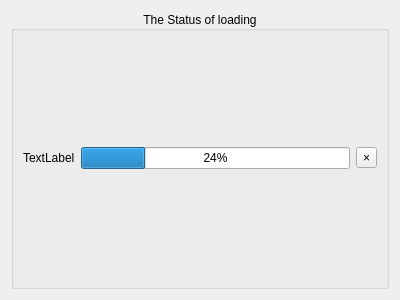
<?xml version="1.0" encoding="UTF-8"?>
<ui version="4.0">
 <class>module_loadingStatus</class>
 <widget class="QWidget" name="module_loadingStatus">
  <property name="geometry">
   <rect>
    <x>0</x>
    <y>0</y>
    <width>400</width>
    <height>300</height>
   </rect>
  </property>
  <property name="windowTitle">
   <string>Form</string>
  </property>
  <layout class="QVBoxLayout" name="verticalLayout">
   <item>
    <widget class="QGroupBox" name="groupBox">
     <property name="title">
      <string>The Status of loading</string>
     </property>
     <property name="alignment">
      <set>Qt::AlignCenter</set>
     </property>
     <layout class="QVBoxLayout" name="verticalLayout_2">
      <item>
       <layout class="QHBoxLayout" name="horizontalLayout">
        <item>
         <widget class="QLabel" name="label">
          <property name="text">
           <string>TextLabel</string>
          </property>
         </widget>
        </item>
        <item>
         <widget class="QProgressBar" name="progressBar">
          <property name="value">
           <number>24</number>
          </property>
         </widget>
        </item>
        <item>
         <widget class="QToolButton" name="toolButton">
          <property name="text">
           <string>×</string>
          </property>
         </widget>
        </item>
       </layout>
      </item>
     </layout>
    </widget>
   </item>
  </layout>
 </widget>
 <resources/>
 <connections/>
</ui>
